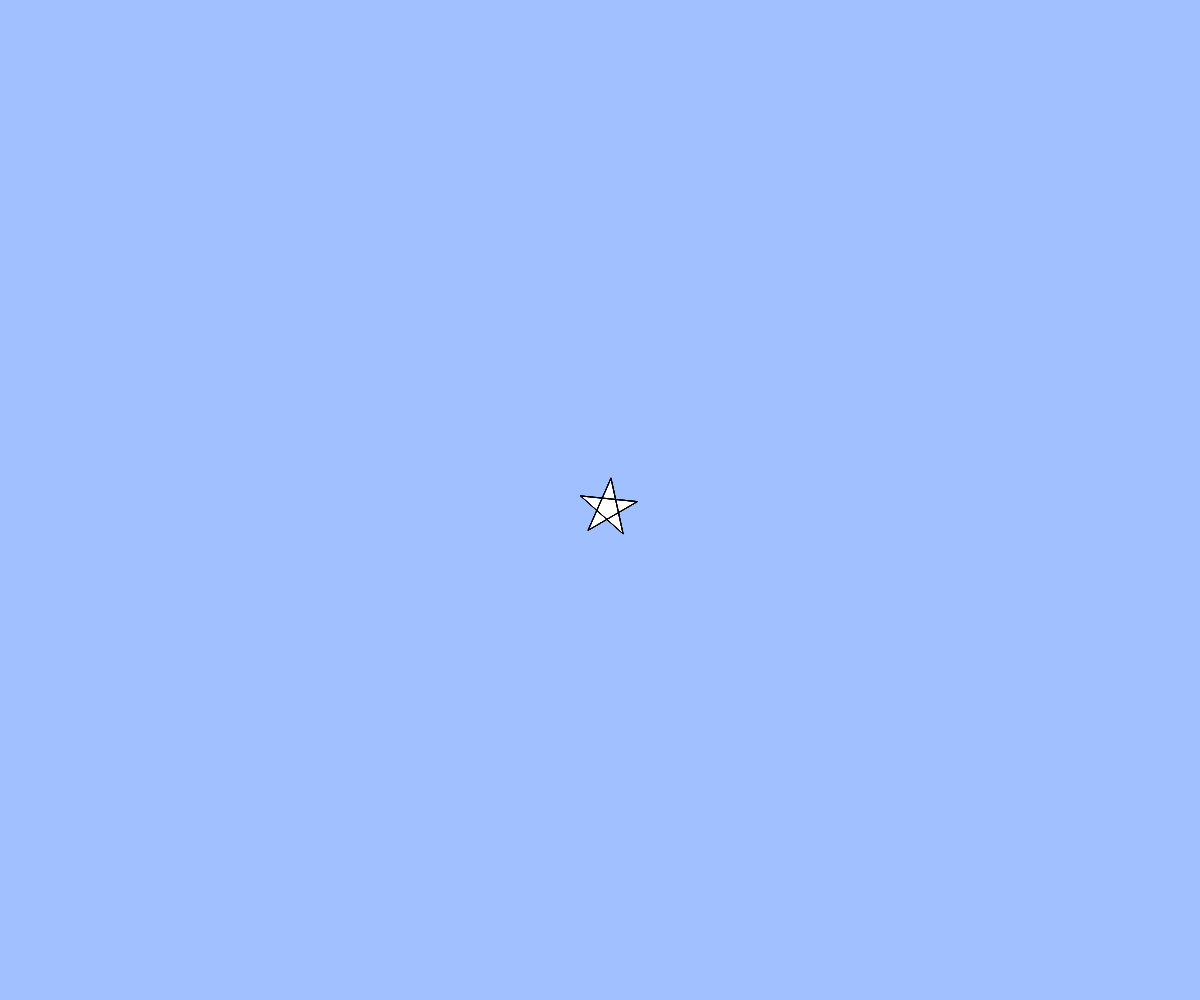
Frame 1 (no input)
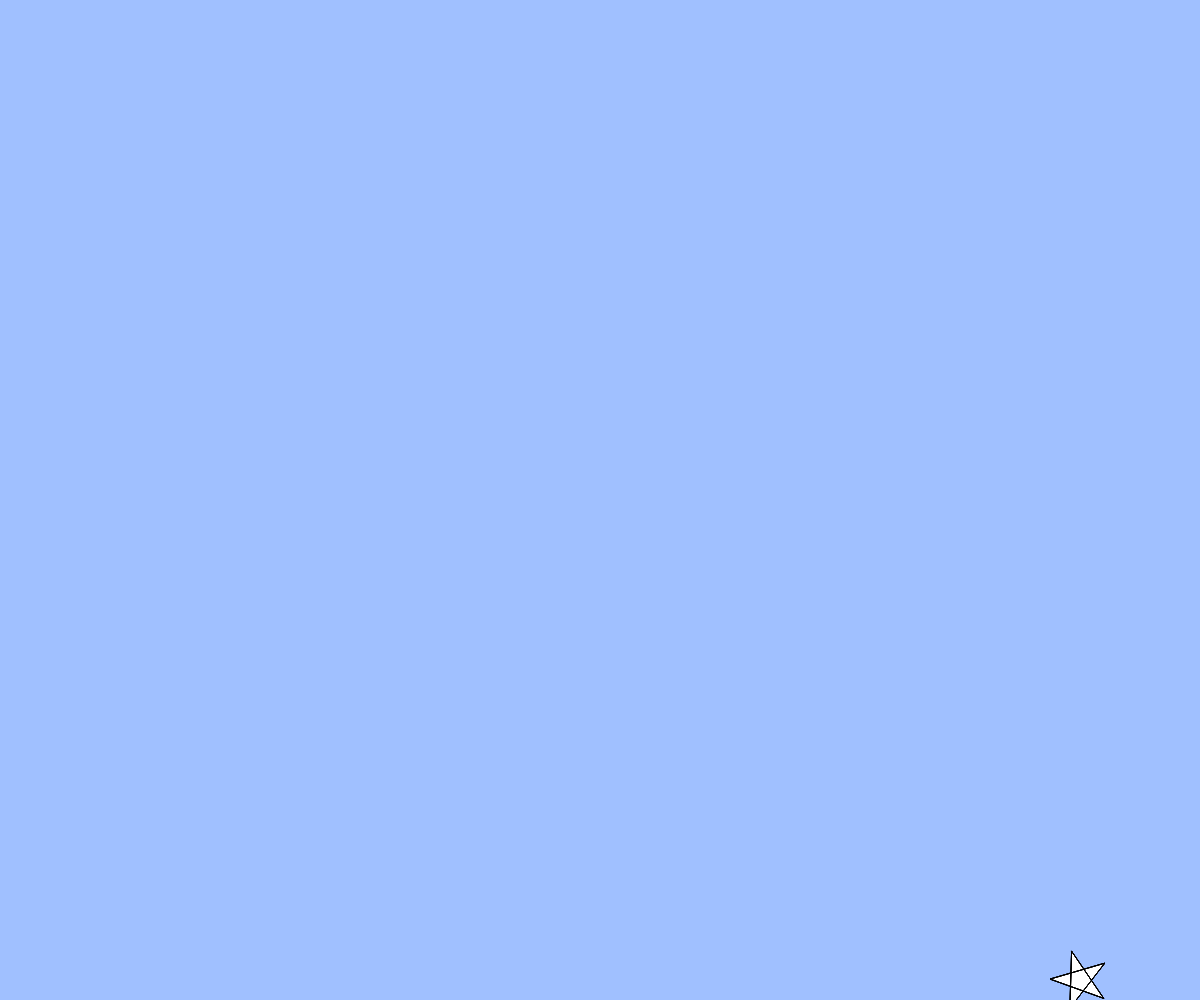
Frame 60 (no input)
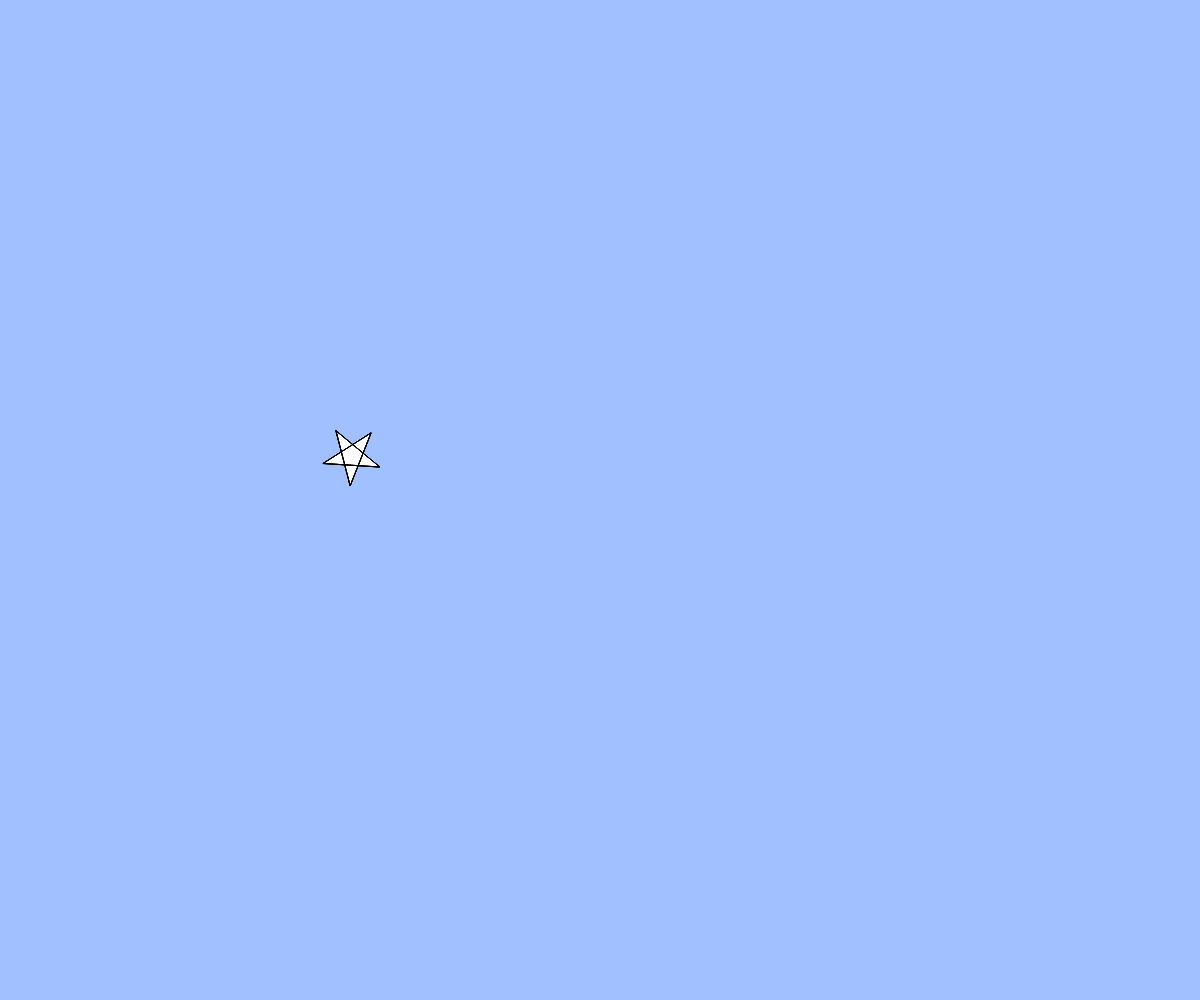
Frame 120 (the mouse pressed at the canvas centre since frame 60)

The p5.js sketch that drew these frames (run headless with seeded random() and noise() and a simulated clock; from frame 60 on, the mouse is pressed at the canvas centre):

// p5.js sketch
// ── sketch.js
// テキスト「アニメーション」
let x, y, vx, vy;
let r, angle;

function setup(){
  createCanvas(windowWidth, windowHeight);
  x = width / 2;
  y = height / 2;
  vx = 8;
  vy = 8;
  r=30;
  angle= 0;
}

function draw(){
  background(160, 192, 255);
  // BLANK[2] (hint: 作った star 関数を使います)
  angle+=0.1;
  x +=vx;
  y +=vy;
  star(x, y, r, angle);
  // 端の処理パターン (1) 反対側から出てくる
  if(x > width){ x = 0; }
  else if(x < 0){ x = width; }
  if(y > height){ y = 0; }
  if(y < 0){ y = height; }
}

function star(cx, cy, r, angle){
  beginShape();
  for(var i = 0; i < 20; i++){
    var theta = TWO_PI * i * 2 / 5 - HALF_PI + angle;
    // BLANK[1] (hint: angle 分だけ星を回転させるには？)
    var x = cx + cos(theta) * r;
    var y = cy + sin(theta) * r;
    vertex(x,y);
  }
  endShape(CLOSE);
}

function windowResized(){
  resizeCanvas(windowWidth, windowHeight);
}
